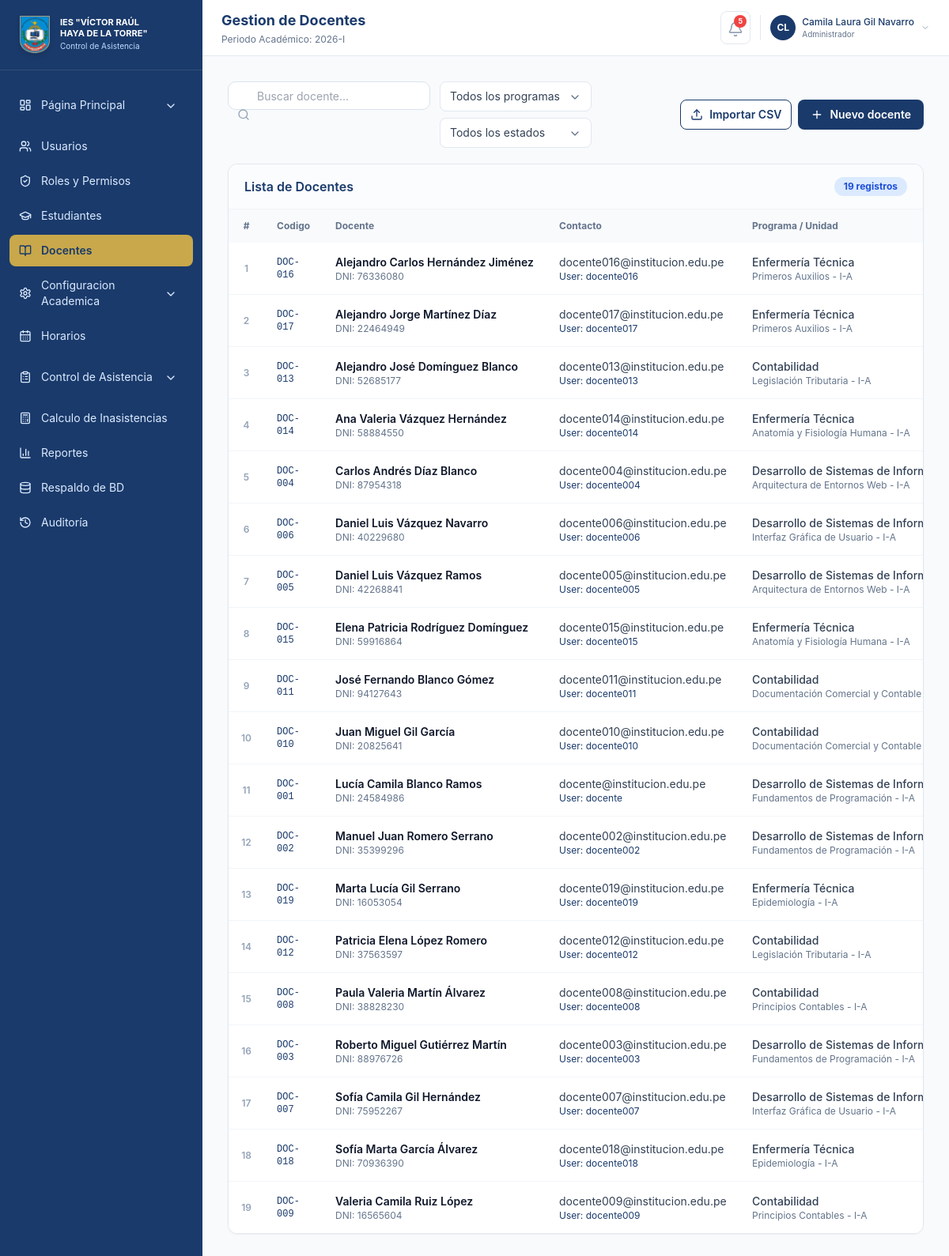
Page /index.php?m=docentes (signed in) on the committed database.
### tables this page shows
CREATE TABLE `docentes` (
  `id` int(11) NOT NULL AUTO_INCREMENT,
  `codigo` varchar(30) NOT NULL,
  `nombres` varchar(160) NOT NULL,
  `dni` varchar(20) NOT NULL,
  `correo` varchar(160) NOT NULL,
  `programa_id` int(11) DEFAULT NULL,
  `unidad_didactica_id` int(11) DEFAULT NULL,
  `seccion` varchar(20) NOT NULL,
  `usuario` varchar(60) NOT NULL,
  `estado` enum('Activo','Inactivo') NOT NULL DEFAULT 'Activo',
  PRIMARY KEY (`id`),
  UNIQUE KEY `codigo` (`codigo`),
  KEY `fk_docentes_programa` (`programa_id`),
  KEY `fk_docentes_unidad` (`unidad_didactica_id`),
  CONSTRAINT `fk_docentes_programa` FOREIGN KEY (`programa_id`) REFERENCES `programas` (`id`) ON DELETE SET NULL,
  CONSTRAINT `fk_docentes_unidad` FOREIGN KEY (`unidad_didactica_id`) REFERENCES `unidades_didacticas` (`id`) ON DELETE SET NULL
);

CREATE TABLE `programas` (
  `id` int(11) NOT NULL AUTO_INCREMENT,
  `codigo` varchar(10) NOT NULL,
  `nombre` varchar(180) NOT NULL,
  `estado` enum('Activo','Inactivo') NOT NULL DEFAULT 'Activo',
  PRIMARY KEY (`id`),
  UNIQUE KEY `codigo` (`codigo`)
);

CREATE TABLE `unidades_didacticas` (
  `id` int(11) NOT NULL AUTO_INCREMENT,
  `periodo_curricular_id` int(11) NOT NULL,
  `nombre` varchar(180) NOT NULL,
  `estado` enum('Activo','Inactivo') NOT NULL DEFAULT 'Activo',
  PRIMARY KEY (`id`),
  KEY `periodo_curricular_id` (`periodo_curricular_id`),
  CONSTRAINT `unidades_didacticas_ibfk_1` FOREIGN KEY (`periodo_curricular_id`) REFERENCES `periodos_curriculares` (`id`)
);

CREATE TABLE `periodos_curriculares` (
  `id` int(11) NOT NULL AUTO_INCREMENT,
  `modulo_id` int(11) NOT NULL,
  `nombre` varchar(40) NOT NULL,
  PRIMARY KEY (`id`),
  KEY `modulo_id` (`modulo_id`),
  CONSTRAINT `periodos_curriculares_ibfk_1` FOREIGN KEY (`modulo_id`) REFERENCES `modulos_formativos` (`id`)
);

### public/index.php (called while the page is built, shortened)
<?php
require_once __DIR__ . '/../app/helpers.php';
require __DIR__ . '/layout.php';

### app/db.php (called while the page is built, shortened)
<?php
function db(): PDO
{
    static $pdo = null;
    if ($pdo instanceof PDO) {
        return $pdo;
    }
    try {
        $dsn = 'mysql:host=' . DB_HOST . ';dbname=' . DB_NAME . ';charset=' . DB_CHARSET;
        $pdo = new PDO($dsn, DB_USER, DB_PASS, [
            PDO::ATTR_ERRMODE => PDO::ERRMODE_EXCEPTION,
            PDO::ATTR_DEFAULT_FETCH_MODE => PDO::FETCH_ASSOC,
            PDO::ATTR_EMULATE_PREPARES => false,
        ]);
    } catch (PDOException $e) {
        error_log('Error de base de datos: ' . $e->getMessage());
        http_response_code(500);
        die('La base de datos no está disponible. Verifique app/config.php e importe database/schema.sql antes de usar el sistema.');
    }
    return $pdo;
}
function fetch_all(string $sql, array $params = []): array
{
    $stmt = db()->prepare($sql);
    $stmt->execute($params);
    return $stmt->fetchAll();
}

### app/helpers.php (called while the page is built, shortened)
<?php
require_once __DIR__ . '/db.php';
function e(string|int|float|null $value): string
{
    return htmlspecialchars((string) $value, ENT_QUOTES, 'UTF-8');
}
function all_docentes(): array
{
    return fetch_all('SELECT d.id, d.codigo, d.nombres, d.dni, d.correo, d.programa_id, d.unidad_didactica_id, p.nombre as programa, ud.nombre as unidad, pc.nombre as ciclo, d.seccion, d.usuario, d.estado FROM docentes d LEFT JOIN programas p ON d.programa_id = p.id LEFT JOIN unidades_didacticas ud ON d.unidad_didactica_id = ud.id LEFT JOIN periodos_curriculares pc ON ud.periodo_curricular_id = pc.id ORDER BY d.nombres');
}

### public/modules/docentes.php (the view, shortened to what this page needs)
<?php
$docentes = all_docentes();
?>
<div class="space-y-5">
    <div class="flex flex-col md:flex-row gap-3 justify-between items-start md:items-center w-full">
        <div class="flex flex-col md:flex-row gap-3 w-full md:w-auto flex-1">
            <div class="flex gap-2 w-full md:w-auto shrink-0">
                <label class="relative block flex-1 md:w-64">
                    <i data-lucide="search" class="pointer-events-none absolute left-3 top-1/2 h-4 w-4 -translate-y-1/2 text-slate-400"></i>
                    <input id="filter-search" class="form-control filter-input w-full pl-9" placeholder="Buscar docente...">
                </label>
            </div>
            <div class="flex flex-col md:flex-row md:flex-wrap items-start md:items-end gap-2 w-full md:w-auto">
            </div>
        </div>
        <div class="flex gap-2 w-full md:w-auto shrink-0 mt-2 md:mt-0 justify-end">
            <button type="button" data-modal-target="modal-importar-docentes" class="w-full md:w-auto inline-flex items-center justify-center gap-2 rounded-lg border border-[#1a3a6b] bg-white px-3 py-2 text-sm font-semibold text-[#1a3a6b] transition hover:bg-blue-50">
                <i data-lucide="upload" class="h-4 w-4"></i>
                <span>Importar CSV</span>
            </button>
            <button type="button" data-modal-target="modal-nuevo-docente" class="hidden md:inline-flex items-center justify-center gap-2 rounded-lg bg-[#1a3a6b] px-4 py-2 text-sm font-semibold text-white transition hover:bg-[#142d54]">
                <i data-lucide="plus" class="h-4 w-4"></i>
                <span>Nuevo docente</span>
            </button>
        </div>
    </div>
    <div class="overflow-x-auto overflow-y-hidden min-h-[300px] rounded-xl border border-slate-200 bg-white shadow-sm hidden md:block">
        <div class="flex items-center justify-between border-b border-slate-100 px-5 py-4 bg-slate-50/50">
            <h2 class="font-semibold text-[#1a3a6b]">Lista de Docentes</h2>
            <span class="rounded-full bg-blue-100 px-3 py-1 text-xs font-bold text-blue-700 shrink-0 whitespace-nowrap">
                <?= count($docentes) ?> registro<?= count($docentes) !== 1 ? 's' : '' ?>
            </span>
        </div>
        <table class="w-full min-w-[1000px]">
            <thead class="bg-slate-50">
                <tr>
                    <th class="table-th w-16 text-center">#</th>
                    <th class="table-th w-24">Codigo</th>
                    <th class="table-th w-1/4">Docente</th>
                    <th class="table-th w-1/4">Contacto</th>
                    <th class="table-th w-1/4">Programa / Unidad</th>
                </tr>
            </thead>
            <tbody class="divide-y divide-slate-100">
            <?php foreach ($docentes as $index => $d): ?>
                <tr class="transition hover:bg-slate-50/50 docente-row" data-search="<?= strtolower(e($d['codigo'] . ' ' . $d['nombres'] . ' ' . ($d['dni'] ?? '') . ' ' . ($d['correo'] ?? ''))) ?>" data-programa="<?= e($d['programa'] ?? '') ?>" data-estado="<?= e($d['estado'] ?? 'Activo') ?>">
                    <td class="table-td text-center text-slate-400 text-xs font-semibold"><?= $index + 1 ?></td>
                    <td class="table-td font-mono text-xs text-[#1a3a6b]"><?= e($d['codigo']) ?></td>
                    <td class="table-td">
                        <div class="flex flex-col min-w-0">
                            <span class="truncate font-semibold text-slate-900" title="<?= e($d['nombres']) ?>"><?= e($d['nombres']) ?></span>
                            <span class="truncate text-xs text-slate-500">DNI: <?= e($d['dni']) ?></span>
                        </div>
                    </td>
                    <td class="table-td">
                        <div class="flex flex-col min-w-0">
                            <span class="truncate text-sm text-slate-700" title="<?= e($d['correo']) ?>"><?= e($d['correo']) ?></span>
                            <span class="truncate text-xs text-[#1a3a6b]">User: <?= e($d['usuario']) ?: 'N/A' ?></span>
                        </div>
                    </td>
                    <td class="table-td">
                        <div class="flex flex-col min-w-0">
                            <span class="truncate text-sm font-medium text-slate-700" title="<?= e($d['programa']) ?>"><?= e($d['programa']) ?></span>
                            <?php if (!empty($d['unidad'])): ?>
                                <span class="truncate text-xs text-slate-500" title="<?= e($d['unidad']) ?>"><?= e($d['unidad']) ?> - <?= e($d['ciclo']) ?>-<?= e($d['seccion']) ?></span>
                            <?php else: ?>
                                <span class="truncate text-xs text-slate-400 italic" title="Sin Unidad Didáctica Asignada">Sin Unidad Didáctica Asignada</span>
                            <?php endif; ?>
                        </div>
                    </td>
                </tr>
            <?php endforeach; ?>
            </tbody>
        </table>
    </div>
</div>

### public/assets/app.css (style rules this page uses)
body { font-family: Inter, ui-sans-serif, system-ui, -apple-system, BlinkMacSystemFont, "Segoe UI", sans-serif; }
.table-th { padding: 0.75rem 1rem; text-align: left; font-size: 0.75rem; font-weight: 700; color: #64748b; }
.table-td { padding: 0.875rem 1rem; font-size: 0.875rem; color: #334155; vertical-align: middle; }
.form-control { width: 100%; border-radius: 0.625rem; border: 1px solid #dbe3ee; background: #fff; padding: 0.625rem 0.75rem; font-size: 0.875rem; outline: none; transition: all 0.2s cubic-bezier(0.4, 0, 0.2, 1); }
input.form-control.filter-input { min-height: 2.25rem; height: 2.25rem; padding-top: 0.375rem; padding-bottom: 0.375rem; line-height: 1.25rem; }
.lucide { display: inline-block; flex-shrink: 0; stroke-width: 2; vertical-align: middle; }

### rows in the picture
docentes: codigo "DOC-016", nombres "Alejandro Carlos Hernández Jiménez", dni "76336080", correo "docente016@institucion.edu.pe", usuario "docente016", programa.nombre "Enfermería Técnica", unidad_didactica.nombre "Primeros Auxilios", periodos_curriculares.nombre "I", seccion "A"
docentes: codigo "DOC-017", nombres "Alejandro Jorge Martínez Díaz", dni "22464949", correo "docente017@institucion.edu.pe", usuario "docente017", programa.nombre "Enfermería Técnica", unidad_didactica.nombre "Primeros Auxilios", periodos_curriculares.nombre "I", seccion "A"
docentes: codigo "DOC-013", nombres "Alejandro José Domínguez Blanco", dni "52685177", correo "docente013@institucion.edu.pe", usuario "docente013", programa.nombre "Contabilidad", unidad_didactica.nombre "Legislación Tributaria", periodos_curriculares.nombre "I", seccion "A"
docentes: codigo "DOC-014", nombres "Ana Valeria Vázquez Hernández", dni "58884550", correo "docente014@institucion.edu.pe", usuario "docente014", programa.nombre "Enfermería Técnica", unidad_didactica.nombre "Anatomía y Fisiología Humana", periodos_curriculares.nombre "I", seccion "A"
docentes: codigo "DOC-004", nombres "Carlos Andrés Díaz Blanco", dni "87954318", correo "docente004@institucion.edu.pe", usuario "docente004", programa.nombre "Desarrollo de Sistemas de…", unidad_didactica.nombre "Arquitectura de Entornos Web", periodos_curriculares.nombre "I", seccion "A"
docentes: codigo "DOC-006", nombres "Daniel Luis Vázquez Navarro", dni "40229680", correo "docente006@institucion.edu.pe", usuario "docente006", programa.nombre "Desarrollo de Sistemas de…", unidad_didactica.nombre "Interfaz Gráfica de Usuario", periodos_curriculares.nombre "I", seccion "A"
docentes: codigo "DOC-005", nombres "Daniel Luis Vázquez Ramos", dni "42268841", correo "docente005@institucion.edu.pe", usuario "docente005", programa.nombre "Desarrollo de Sistemas de…", unidad_didactica.nombre "Arquitectura de Entornos Web", periodos_curriculares.nombre "I", seccion "A"
docentes: codigo "DOC-015", nombres "Elena Patricia Rodríguez Domínguez", dni "59916864", correo "docente015@institucion.edu.pe", usuario "docente015", programa.nombre "Enfermería Técnica", unidad_didactica.nombre "Anatomía y Fisiología Humana", periodos_curriculares.nombre "I", seccion "A"
docentes: codigo "DOC-011", nombres "José Fernando Blanco Gómez", dni "94127643", correo "docente011@institucion.edu.pe", usuario "docente011", programa.nombre "Contabilidad", unidad_didactica.nombre "Documentación Comercial y Contable"
docentes: codigo "DOC-010", nombres "Juan Miguel Gil García", dni "20825641", correo "docente010@institucion.edu.pe", usuario "docente010", programa.nombre "Contabilidad", unidad_didactica.nombre "Documentación Comercial y Contable"
docentes: codigo "DOC-001", nombres "Lucía Camila Blanco Ramos", dni "24584986", correo "docente@institucion.edu.pe", usuario "docente", programa.nombre "Desarrollo de Sistemas de…", unidad_didactica.nombre "Fundamentos de Programación", periodos_curriculares.nombre "I", seccion "A"
docentes: codigo "DOC-002", nombres "Manuel Juan Romero Serrano", dni "35399296", correo "docente002@institucion.edu.pe", usuario "docente002", programa.nombre "Desarrollo de Sistemas de…", unidad_didactica.nombre "Fundamentos de Programación", periodos_curriculares.nombre "I", seccion "A"
docentes: codigo "DOC-019", nombres "Marta Lucía Gil Serrano", dni "16053054", correo "docente019@institucion.edu.pe", usuario "docente019", programa.nombre "Enfermería Técnica", unidad_didactica.nombre "Epidemiología", periodos_curriculares.nombre "I", seccion "A"
docentes: codigo "DOC-012", nombres "Patricia Elena López Romero", dni "37563597", correo "docente012@institucion.edu.pe", usuario "docente012", programa.nombre "Contabilidad", unidad_didactica.nombre "Legislación Tributaria", periodos_curriculares.nombre "I", seccion "A"
docentes: codigo "DOC-008", nombres "Paula Valeria Martín Álvarez", dni "38828230", correo "docente008@institucion.edu.pe", usuario "docente008", programa.nombre "Contabilidad", unidad_didactica.nombre "Principios Contables", periodos_curriculares.nombre "I", seccion "A"
docentes: codigo "DOC-003", nombres "Roberto Miguel Gutiérrez Martín", dni "88976726", correo "docente003@institucion.edu.pe", usuario "docente003", programa.nombre "Desarrollo de Sistemas de…", unidad_didactica.nombre "Fundamentos de Programación", periodos_curriculares.nombre "I", seccion "A"
docentes: codigo "DOC-007", nombres "Sofía Camila Gil Hernández", dni "75952267", correo "docente007@institucion.edu.pe", usuario "docente007", programa.nombre "Desarrollo de Sistemas de…", unidad_didactica.nombre "Interfaz Gráfica de Usuario", periodos_curriculares.nombre "I", seccion "A"
docentes: codigo "DOC-018", nombres "Sofía Marta García Álvarez", dni "70936390", correo "docente018@institucion.edu.pe", usuario "docente018", programa.nombre "Enfermería Técnica", unidad_didactica.nombre "Epidemiología", periodos_curriculares.nombre "I", seccion "A"
docentes: codigo "DOC-009", nombres "Valeria Camila Ruiz López", dni "16565604", correo "docente009@institucion.edu.pe", usuario "docente009", programa.nombre "Contabilidad", unidad_didactica.nombre "Principios Contables", periodos_curriculares.nombre "I", seccion "A"

### other values in the picture
$label "Página Principal"
$label "Usuarios"
$label "Roles y Permisos"
$label "Estudiantes"
$label "Docentes"
$label "Configuracion Academica"
$label "Horarios"
$label "Control de Asistencia"
$label "Calculo de Inasistencias"
$label "Reportes"
$label "Respaldo de BD"
$label "Auditoría"
$title "Gestion de Docentes"
$unread_count "5"
user_initials($user['nombre']) "CL"
